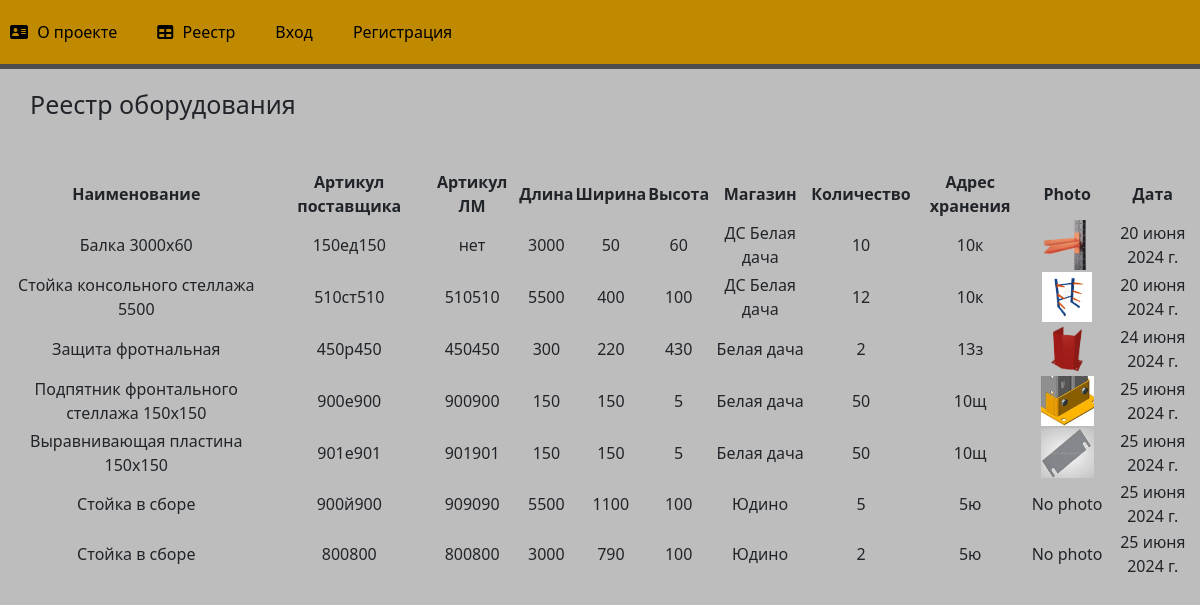
The app's page /, older data.
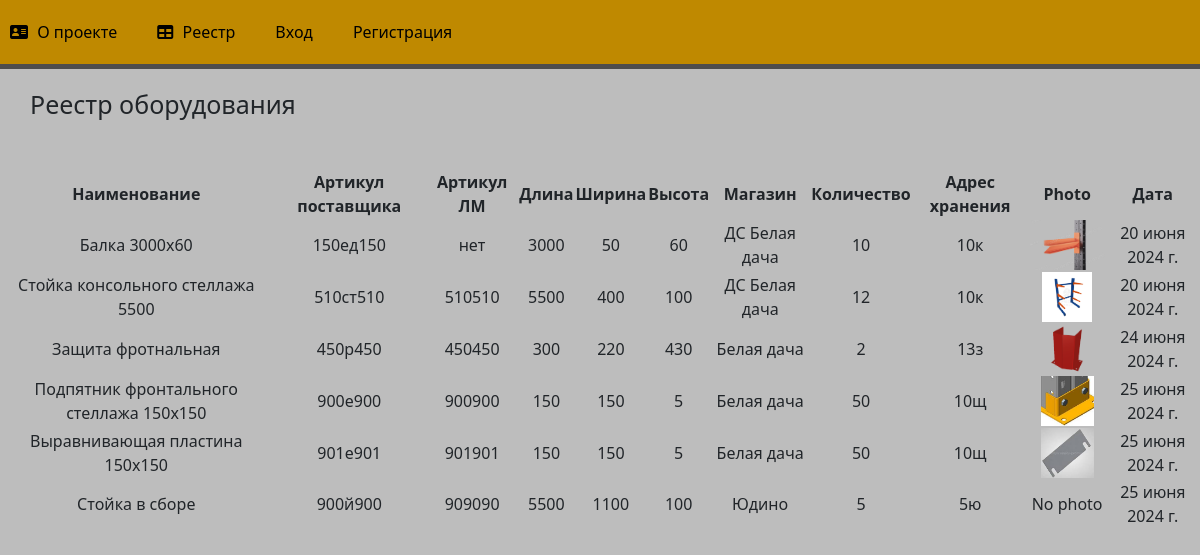
The same page, newer data.
### main/models.py (models this page shows, shortened)
class Equipment(models.Model):
    title = models.CharField('Наименование', max_length=250)
    article = models.CharField('Артикул поставщика', max_length=250)
    lm_article = models.CharField('Артикул ЛМ', max_length=250)
    length = models.IntegerField('Длина')
    width = models.IntegerField('Ширина')
    depth = models.IntegerField('Высота')
    shop = models.CharField('Магазин', max_length=250)
    amount = models.IntegerField('Количество')
    address = models.CharField('Адрес хранения', max_length=250)
    image = models.ImageField(upload_to='image', blank=True, null=True)
    date = models.DateField('Дата')
    class Meta:
        verbose_name = 'Запись в реестр'
        verbose_name_plural = 'Реестр оборудования'

### main/views.py (the view)
# urls.py: path('', views.index, name='register'),
def index(request):
    register = Equipment.objects.all()
    return render(request, 'main/index.html', {'register': register})

### main/templates/main/index.html (shortened to what this page needs)
{% extends 'main/layout.html' %}
{% block content %}
    <div class="features">
        <h1>Реестр оборудования</h1>
            {% if register %}
            <table id="equipmentTable" class="display">
                <thead>
                    <tr>
                        <th>Наименование</th>
                        <th>Артикул поставщика</th>
                        <th>Артикул ЛМ</th>
                        <th>Длина</th>
                        <th>Ширина</th>
                        <th>Высота</th>
                        <th>Магазин</th>
                        <th>Количество</th>
                        <th>Адрес хранения</th>
                        <th>Photo</th>
                        <th>Дата</th>
                    </tr>
                </thead>
                <tbody>
                    {% for record in register %}
                    <tr>
                        <td>{{ record.title }}</td>
                        <td>{{ record.article }}</td>
                        <td>{{ record.lm_article }}</td>
                        <td>{{ record.length }}</td>
                        <td>{{ record.width }}</td>
                        <td>{{ record.depth }}</td>
                        <td>{{ record.shop }}</td>
                        <td>{{ record.amount }}</td>
                        <td>{{ record.address }}</td>
                        <td>
                            {% if record.image %}
                            <img src="{{ record.image.url }}" alt="{{ record.title }}" style="width=50" height="50">
                            {% else %}
                            No photo
                            {% endif %}
                        </td>
                        <td>{{ record.date }}</td>
                    </tr>
                    {% endfor %}
                </tbody>
            </table>
        {% else %}
        <p>В реестре нет записей</p>
        {% endif %}
    </div>
{% endblock %}

### main/templates/main/layout.html (shortened to what this page needs)
{% load static %}
<!doctype html>
<html lang="en">
<head>
    <link rel="stylesheet" href="https://cdn.jsdelivr.net/npm/bootstrap@5.3.2/dist/css/bootstrap.min.css">
    <link rel="stylesheet" href="{% static 'main/css/main.css' %}">
    <link rel="stylesheet" href="https://cdnjs.cloudflare.com/ajax/libs/font-awesome/6.4.2/css/all.min.css">
    <link rel="stylesheet" type="text/css" href="https://cdn.datatables.net/1.11.5/css/jquery.dataTables.css">
</head>
<body>
    <aside>
        <nav>
            <ul><a href="{% url 'about' %}"><li><i class="fa-solid fa-address-card"></i> О проекте</li></a>
                <a href="{% url 'register' %}"><li><i class="fa-solid fa-table"></i> Реестр</li></a>
                {% if user.is_authenticated %}
                    <a href="{% url 'add_register' %}"><li><i class="fa-solid fa-folder-plus"></i> Добавить в реестр</li></a>
                    <a href="{% url 'edit_register' %}"><li><i class="fa-solid fa-folder-minus"></i>Редактировать реестр</li></a>
                    <li><a href="#" onclick="document.getElementById('logout-form').submit();">Выход</a></li>
                    <form id="logout-form" method="post" action="{% url 'logout' %}" style="display: none;">
                        {% csrf_token %}
                    </form>
                {% else %}
                    <li><a href="{% url 'login' %}">Вход</a></li>
                    <li><a href="{% url 'register_user' %}">Регистрация</a></li>
                {% endif %}
            </ul>
        </nav>
    </aside>
    <main>
    {% block content %}
    {% endblock %}
    </main>
</body>
</html>

### main/static/main/css/main.css (style rules this page uses)
body { background: #bdbdbd; }
nav { width: 100%; background: #BF8900; padding: 10px 0; border-bottom: 5px solid #4d4d4d; display: flex; align-items: center; justify-content: space-between; flex-wrap: wrap; }
nav ul { display: flex; list-style-type: none; margin: 0; padding: 0; }
nav ul a { text-decoration: none; color: #000; margin-right: 20px; }
nav ul li { padding: 10px; background: none; }
nav ul li i { margin-right: 5px; }
main .features { float: left; color: #black; margin-top: 100px; text-align: center; width: 100%; }
main .features h1 { font-size: 25px; float: left; margin-top: -80px; margin-left: 30px; }

Row changes from the older to the newer data that the page shows:
removed Equipment: title "Стойка в сборе", article "800800", lm_article "800800", length "3000", width "790", depth "100", shop "Юдино", amount "2", address "5ю", image "No photo", date "25 июня 2024 г."
